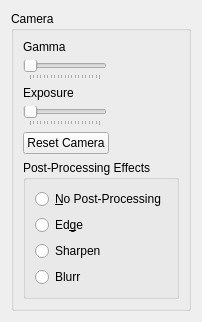
                <widget class="QWidget" name="PostProTab">
                 <property name="enabled">
                  <bool>true</bool>
                 </property>
                 <property name="autoFillBackground">
                  <bool>false</bool>
                 </property>
                 <attribute name="title">
                  <string>Screen</string>
                 </attribute>
                 <layout class="QVBoxLayout" name="verticalLayout_10">
                  <item>
                   <widget class="QGroupBox" name="groupBox_2">
                    <property name="sizePolicy">
                     <sizepolicy hsizetype="Preferred" vsizetype="Maximum">
                      <horstretch>0</horstretch>
                      <verstretch>0</verstretch>
                     </sizepolicy>
                    </property>
                    <property name="focusPolicy">
                     <enum>Qt::FocusPolicy::NoFocus</enum>
                    </property>
                    <property name="autoFillBackground">
                     <bool>false</bool>
                    </property>
                    <property name="title">
                     <string>Camera</string>
                    </property>
                    <property name="flat">
                     <bool>false</bool>
                    </property>
                    <layout class="QFormLayout" name="formLayout">
                     <item row="1" column="0">
                      <widget class="QSlider" name="gamma_slider">
                       <property name="maximum">
                        <number>200</number>
                       </property>
                       <property name="orientation">
                        <enum>Qt::Orientation::Horizontal</enum>
                       </property>
                       <property name="tickPosition">
                        <enum>QSlider::TickPosition::TicksBelow</enum>
                       </property>
                      </widget>
                     </item>
                     <item row="3" column="0">
                      <widget class="QSlider" name="exposure_slider">
                       <property name="maximum">
                        <number>200</number>
                       </property>
                       <property name="orientation">
                        <enum>Qt::Orientation::Horizontal</enum>
                       </property>
                       <property name="tickPosition">
                        <enum>QSlider::TickPosition::TicksBelow</enum>
                       </property>
                      </widget>
                     </item>
                     <item row="0" column="0">
                      <widget class="QLabel" name="label_5">
                       <property name="text">
                        <string>Gamma</string>
                       </property>
                      </widget>
                     </item>
                     <item row="2" column="0">
                      <widget class="QLabel" name="label_6">
                       <property name="text">
                        <string>Exposure</string>
                       </property>
                      </widget>
                     </item>
                     <item row="4" column="0">
                      <widget class="QPushButton" name="reset_camera_button">
                       <property name="text">
                        <string>Reset Camera</string>
                       </property>
                      </widget>
                     </item>
                     <item row="5" column="0">
                      <widget class="QGroupBox" name="groupBox_4">
                       <property name="sizePolicy">
                        <sizepolicy hsizetype="Minimum" vsizetype="Minimum">
                         <horstretch>0</horstretch>
                         <verstretch>0</verstretch>
                        </sizepolicy>
                       </property>
                       <property name="title">
                        <string>Post-Processing Effects</string>
                       </property>
                       <layout class="QVBoxLayout" name="verticalLayout_18">
                        <item>
                         <widget class="QRadioButton" name="set_standard_post_p">
                          <property name="text">
                           <string>&amp;No Post-Processing</string>
                          </property>
                         </widget>
                        </item>
                        <item>
                         <widget class="QRadioButton" name="set_edge_post_p">
                          <property name="text">
                           <string>Ed&amp;ge</string>
                          </property>
                         </widget>
                        </item>
                        <item>
                         <widget class="QRadioButton" name="set_sharpen_post_p">
                          <property name="text">
                           <string>Sharpen</string>
                          </property>
                         </widget>
                        </item>
                        <item>
                         <widget class="QRadioButton" name="set_blurr_post_p">
                          <property name="text">
                           <string>Blurr</string>
                          </property>
                         </widget>
                        </item>
                       </layout>
                      </widget>
                     </item>
                    </layout>
                   </widget>
                  </item>
                 </layout>
                </widget>
